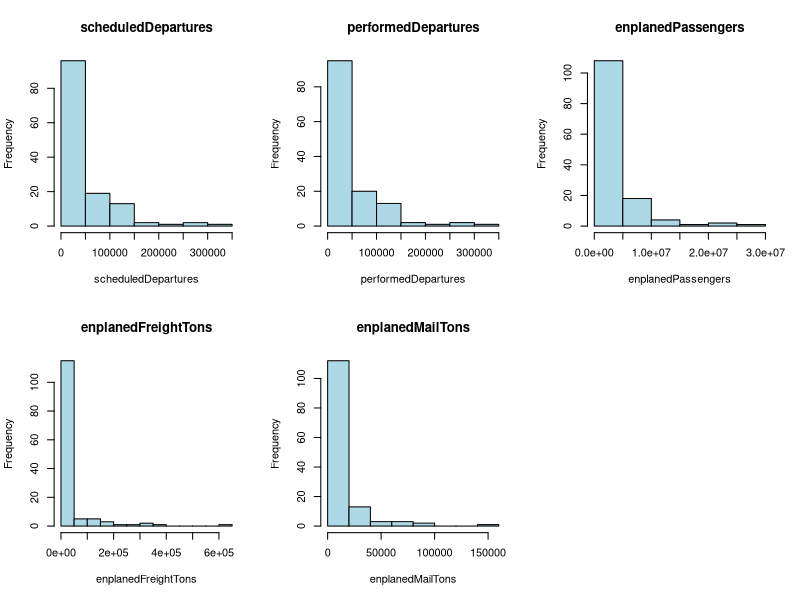
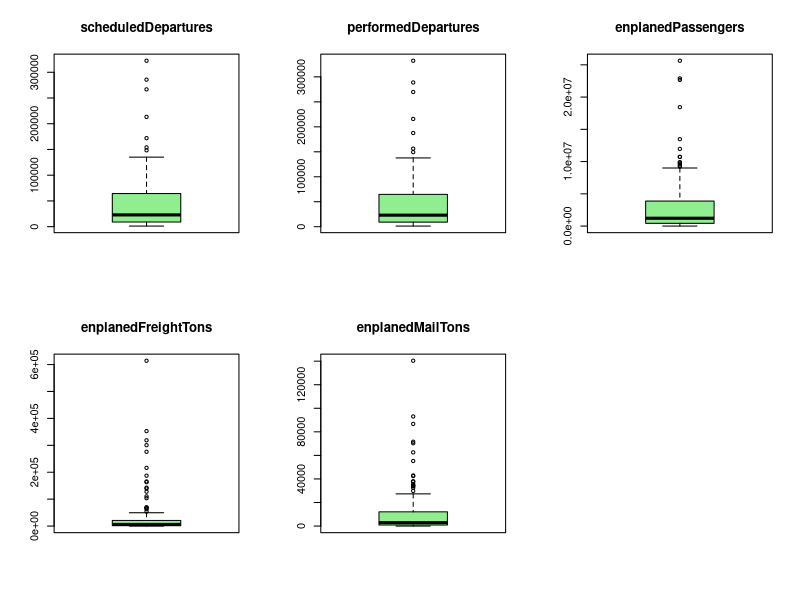

R code for these plots, in order:
# Чтение данных
airportData <- read.table("airportdat1.txt", header = FALSE, sep = "", fill = TRUE)

# Переименование переменных
colnames(airportData) <- c("airport",
                           "city",
                           "scheduledDepartures",
                           "performedDepartures", 
                           "enplanedPassengers",
                           "enplanedFreightTons",
                           "enplanedMailTons")

# Оставляем только числовые переменные
airportNumeric <- airportData[, c("scheduledDepartures",
                                  "performedDepartures", 
                                  "enplanedPassengers",
                                  "enplanedFreightTons",
                                  "enplanedMailTons")]

# Гистограммы
par(mfrow = c(2, 3))
for (col in colnames(airportNumeric)) {
  hist(airportNumeric[[col]], 
       main = paste(col),
       xlab = col, 
       col = "lightblue", 
       border = "black")
}

# Ящики с усами
par(mfrow = c(2, 3))
for (col in colnames(airportNumeric)) {
  boxplot(airportNumeric[[col]], 
          main = paste(col), 
          col = "lightgreen")
}

# Описательная статистика
summaryStats <- data.frame(
  mean = sapply(airportNumeric, mean, na.rm = TRUE),
  variance = sapply(airportNumeric, var, na.rm = TRUE),
  sd = sapply(airportNumeric, sd, na.rm = TRUE),
  median = sapply(airportNumeric, median, na.rm = TRUE),
  q1 = sapply(airportNumeric, function(x) quantile(x, 0.25, na.rm = TRUE)),
  q3 = sapply(airportNumeric, function(x) quantile(x, 0.75, na.rm = TRUE))
)
print(summaryStats)

# Корреляции
corMatrix <- cor(airportNumeric)
print(corMatrix)
